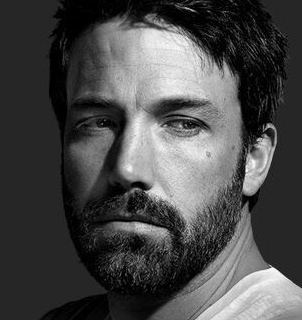
#> input picture dataset/pins_Ben Affleck/Ben Affleck133_142.jpg, 302 x 320 px
$ python panjang.py
#> lines starting #> are read from the running program, lines starting #| are printed output that depends on the picture
import cv2
import os
import numpy as np

def add_matrix(matrix1, matrix2):
    return np.add(matrix1, matrix2)

def divide_matrix(matrix, divisor):
    return np.divide(matrix, divisor)

def subtract_matrix(matrix1, matrix2):
    return np.subtract(matrix1, matrix2)

def merge_matrix(matrix1, matrix2):
    return np.concatenate((matrix1, matrix2), axis=1)

def transpose_matrix(matrix):
    return np.transpose(matrix)

def multiply_matrix(matrix1, matrix2):
    return np.matmul(matrix1, matrix2)

def displayMat(mat):
    for i in range(len(mat)):
        print(mat[i])

def createzero(n):
    mat = [[0 for i in range(n)] for j in range(n)]
    return mat

# [21 lines left out: functions avg_matrix, nilai_tengah, get_covarian, not called in this run]
def getQR(A):
    m, n = A.shape
    Q = np.zeros((m, n))
    R = np.zeros((m, n))
    for j in range(n):
        v = A[:, j]
        norm = np.linalg.norm(v)
        for i in range(j):
            temp = A[:, j]
            q = Q[:, i]
            qt = np.transpose(q)
            temp1 = np.dot(qt, temp)
            temp2 = np.multiply(temp1, q)
            R[i][j] = temp1
            v = np.subtract(v, temp2)
        if j == 0:
            R[j][j] = norm
            Q[:, j] = np.divide(v, norm)
        else :
            norm = np.linalg.norm(v)
            R[j][j] = round(norm, 6)
            v = np.divide(v, norm)
            Q[:, j] = v

    return Q, R

def getEigenValues(A):
    Ak = np.copy(A)
    n = A.shape[0]
    QQ = np.eye(n)
    for k in range(10):
        s = Ak.item(n - 1, n - 1)
        smult = s * np.eye(n)
        Q, R = getQR(np.subtract(Ak, smult))
        Ak = np.add(R @ Q, smult)
        QQ = QQ @ Q

    return Ak, QQ

# [7 lines left out: function getEigenVal, not called in this run]


count = 0
dataset = []
list_subfolders_with_paths = [f.path for f in os.scandir('dataset') if f.is_dir()]
for j in (list_subfolders_with_paths):
    listt = []
    print(j)
    for i in os.listdir(j):
        image = cv2.imread(j+'/'+str(i), 0)
#> image is the input picture: shape (320, 302); min 0, max 254, mean 74.5
        resized = cv2.resize(image, (256,256), interpolation = cv2.INTER_AREA)
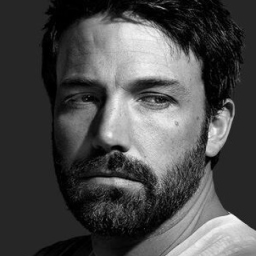
#> resized: shape (256, 256); min 0, max 247, mean 74.5
        flat = resized.flatten('F')
        listt.append(flat)
    count += 1
    dataset.append(listt)
    if count == 3:
        break
#> pass 2 of the loop `for j in (list_subfolders_with_paths):`:
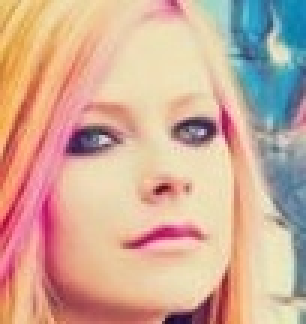
#> input picture dataset/pins_Avril Lavigne/Avril Lavigne157_605.jpg, 102 x 108 px (shown 3 times larger)
#> `image = cv2.imread(j+'/'+str(i), 0)`:
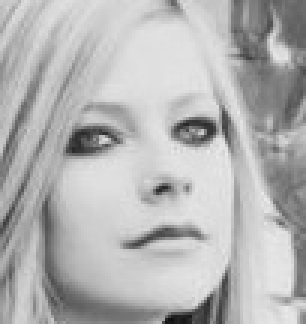
#> image: shape (108, 102) (shown 3 times larger); min 15, max 234, mean 179.7
#> `resized = cv2.resize(image, (256,256), interpolation = cv2.INTER_AREA)`:
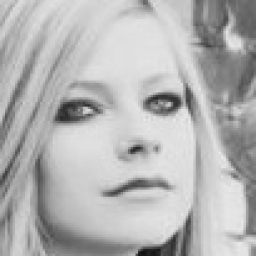
#> resized: shape (256, 256); min 15, max 234, mean 179.7

# mat = [[1,-2,1,-3],[1,3,-1,2],[2,1,-2,3],[1,2,2,1]]
mat = dataset[0]
#> mat = 1 item

print(mat[0])
#> (printed output is left out)
print("\n")

total = np.sum(mat, axis=0)
mean = total/len(mat)
print(mean)
#> (printed output is left out)


for i in range(len(mat)):
    mat[i] = mat[i] - mean
#> this loop made 1 pass
# print(mat[0])
print(len(mat))
#| 1
print(len(mat[0]))
#| 65536
# [4 lines of commented-out code are left out]
print(len(mat))
#| 1

cov = multiply_matrix(mat,np.transpose(mat))/len(mat)
#> cov = [0]
print(len(cov[0]))
#| 1
print(len(cov))
#| 1
print(cov)
#| [[0.]]

eigenVector = getEigenValues(cov)[1]
#> the loop in getEigenValues, `for k in range(10):` made 10 passes
#> (s, smult, R) on passes 1 to 10: (0, [0], [0]), (nan, [nan], [nan]), (nan, [nan], [nan]), (nan, [nan], [nan]), (nan, [nan], [nan]), (nan, [nan], [nan]), (nan, [nan], [nan]), (nan, [nan], [nan]), (nan, [nan], [nan]), (nan, [nan], [nan])
#> eigenVector = [nan]
print(eigenVector, "=========================")
#| [[nan]] =========================
eigenVector = eigenVector.resize(65536, 213)
# eigenVector = np.linalg.eig(cov)[1]
print("\n")
print(eigenVector)
#| None
# cv2.imshow('eigen', eigenVector)
# cv2.waitKey(0)
# cv2.destroyAllWindows()


listt = []
normm = []
#> (the run stopped early here; a loop or call above may not have finished)
